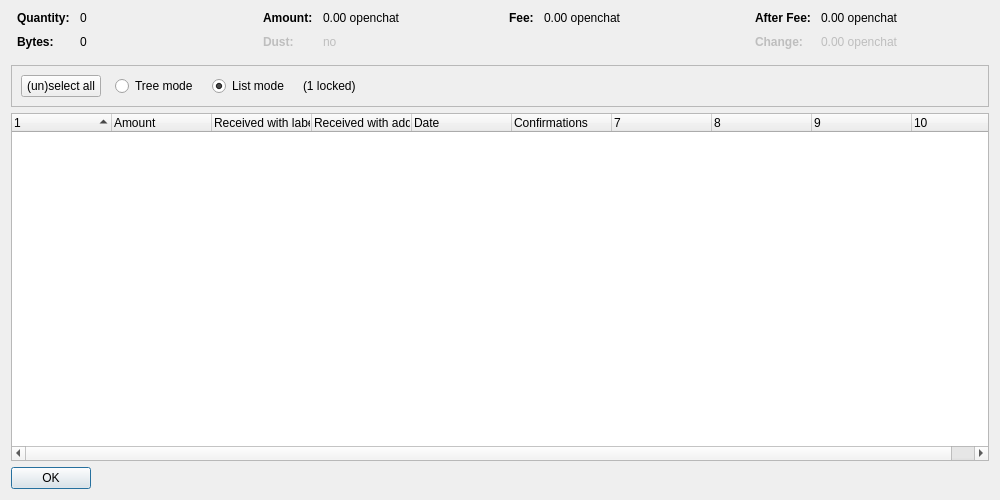
<?xml version="1.0" encoding="UTF-8"?>
<ui version="4.0">
 <class>CoinControlDialog</class>
 <widget class="QDialog" name="CoinControlDialog">
  <property name="geometry">
   <rect>
    <x>0</x>
    <y>0</y>
    <width>1000</width>
    <height>500</height>
   </rect>
  </property>
  <property name="windowTitle">
   <string>Coin Selection</string>
  </property>
  <layout class="QVBoxLayout" name="verticalLayout">
   <item>
    <layout class="QHBoxLayout" name="horizontalLayoutTop" stretch="0,0,0,0">
     <property name="topMargin">
      <number>0</number>
     </property>
     <property name="bottomMargin">
      <number>10</number>
     </property>
     <item>
      <layout class="QFormLayout" name="formLayoutCoinControl1">
       <property name="horizontalSpacing">
        <number>10</number>
       </property>
       <property name="verticalSpacing">
        <number>10</number>
       </property>
       <property name="leftMargin">
        <number>6</number>
       </property>
       <property name="rightMargin">
        <number>6</number>
       </property>
       <item row="0" column="0">
        <widget class="QLabel" name="labelCoinControlQuantityText">
         <property name="font">
          <font>
           <weight>75</weight>
           <bold>true</bold>
          </font>
         </property>
         <property name="text">
          <string>Quantity:</string>
         </property>
        </widget>
       </item>
       <item row="0" column="1">
        <widget class="QLabel" name="labelCoinControlQuantity">
         <property name="cursor">
          <cursorShape>IBeamCursor</cursorShape>
         </property>
         <property name="contextMenuPolicy">
          <enum>Qt::ActionsContextMenu</enum>
         </property>
         <property name="text">
          <string notr="true">0</string>
         </property>
         <property name="textInteractionFlags">
          <set>Qt::LinksAccessibleByMouse|Qt::TextSelectableByKeyboard|Qt::TextSelectableByMouse</set>
         </property>
        </widget>
       </item>
       <item row="1" column="0">
        <widget class="QLabel" name="labelCoinControlBytesText">
         <property name="font">
          <font>
           <weight>75</weight>
           <bold>true</bold>
          </font>
         </property>
         <property name="text">
          <string>Bytes:</string>
         </property>
        </widget>
       </item>
       <item row="1" column="1">
        <widget class="QLabel" name="labelCoinControlBytes">
         <property name="cursor">
          <cursorShape>IBeamCursor</cursorShape>
         </property>
         <property name="contextMenuPolicy">
          <enum>Qt::ActionsContextMenu</enum>
         </property>
         <property name="text">
          <string notr="true">0</string>
         </property>
         <property name="textInteractionFlags">
          <set>Qt::LinksAccessibleByMouse|Qt::TextSelectableByKeyboard|Qt::TextSelectableByMouse</set>
         </property>
        </widget>
       </item>
      </layout>
     </item>
     <item>
      <layout class="QFormLayout" name="formLayoutCoinControl2">
       <property name="horizontalSpacing">
        <number>10</number>
       </property>
       <property name="verticalSpacing">
        <number>10</number>
       </property>
       <property name="leftMargin">
        <number>6</number>
       </property>
       <property name="rightMargin">
        <number>6</number>
       </property>
       <item row="0" column="0">
        <widget class="QLabel" name="labelCoinControlAmountText">
         <property name="font">
          <font>
           <weight>75</weight>
           <bold>true</bold>
          </font>
         </property>
         <property name="text">
          <string>Amount:</string>
         </property>
        </widget>
       </item>
       <item row="0" column="1">
        <widget class="QLabel" name="labelCoinControlAmount">
         <property name="cursor">
          <cursorShape>IBeamCursor</cursorShape>
         </property>
         <property name="contextMenuPolicy">
          <enum>Qt::ActionsContextMenu</enum>
         </property>
         <property name="text">
          <string notr="true">0.00 openchat</string>
         </property>
         <property name="textInteractionFlags">
          <set>Qt::LinksAccessibleByMouse|Qt::TextSelectableByKeyboard|Qt::TextSelectableByMouse</set>
         </property>
        </widget>
       </item>
       <item row="1" column="0">
        <widget class="QLabel" name="labelCoinControlLowOutputText">
         <property name="enabled">
          <bool>false</bool>
         </property>
         <property name="font">
          <font>
           <weight>75</weight>
           <bold>true</bold>
          </font>
         </property>
         <property name="text">
          <string>Dust:</string>
         </property>
        </widget>
       </item>
       <item row="1" column="1">
        <widget class="QLabel" name="labelCoinControlLowOutput">
         <property name="enabled">
          <bool>false</bool>
         </property>
         <property name="cursor">
          <cursorShape>IBeamCursor</cursorShape>
         </property>
         <property name="contextMenuPolicy">
          <enum>Qt::ActionsContextMenu</enum>
         </property>
         <property name="text">
          <string notr="true">no</string>
         </property>
         <property name="textInteractionFlags">
          <set>Qt::LinksAccessibleByMouse|Qt::TextSelectableByKeyboard|Qt::TextSelectableByMouse</set>
         </property>
        </widget>
       </item>
      </layout>
     </item>
     <item>
      <layout class="QFormLayout" name="formLayoutCoinControl3">
       <property name="horizontalSpacing">
        <number>10</number>
       </property>
       <property name="verticalSpacing">
        <number>10</number>
       </property>
       <property name="leftMargin">
        <number>6</number>
       </property>
       <property name="rightMargin">
        <number>6</number>
       </property>
       <item row="0" column="0">
        <widget class="QLabel" name="labelCoinControlFeeText">
         <property name="font">
          <font>
           <weight>75</weight>
           <bold>true</bold>
          </font>
         </property>
         <property name="text">
          <string>Fee:</string>
         </property>
        </widget>
       </item>
       <item row="0" column="1">
        <widget class="QLabel" name="labelCoinControlFee">
         <property name="cursor">
          <cursorShape>IBeamCursor</cursorShape>
         </property>
         <property name="contextMenuPolicy">
          <enum>Qt::ActionsContextMenu</enum>
         </property>
         <property name="text">
          <string notr="true">0.00 openchat</string>
         </property>
         <property name="textInteractionFlags">
          <set>Qt::LinksAccessibleByMouse|Qt::TextSelectableByKeyboard|Qt::TextSelectableByMouse</set>
         </property>
        </widget>
       </item>
      </layout>
     </item>
     <item>
      <layout class="QFormLayout" name="formLayoutCoinControl4">
       <property name="horizontalSpacing">
        <number>10</number>
       </property>
       <property name="verticalSpacing">
        <number>10</number>
       </property>
       <property name="leftMargin">
        <number>6</number>
       </property>
       <property name="rightMargin">
        <number>6</number>
       </property>
       <item row="0" column="0">
        <widget class="QLabel" name="labelCoinControlAfterFeeText">
         <property name="font">
          <font>
           <weight>75</weight>
           <bold>true</bold>
          </font>
         </property>
         <property name="text">
          <string>After Fee:</string>
         </property>
        </widget>
       </item>
       <item row="0" column="1">
        <widget class="QLabel" name="labelCoinControlAfterFee">
         <property name="cursor">
          <cursorShape>IBeamCursor</cursorShape>
         </property>
         <property name="contextMenuPolicy">
          <enum>Qt::ActionsContextMenu</enum>
         </property>
         <property name="text">
          <string notr="true">0.00 openchat</string>
         </property>
         <property name="textInteractionFlags">
          <set>Qt::LinksAccessibleByMouse|Qt::TextSelectableByKeyboard|Qt::TextSelectableByMouse</set>
         </property>
        </widget>
       </item>
       <item row="1" column="0">
        <widget class="QLabel" name="labelCoinControlChangeText">
         <property name="enabled">
          <bool>false</bool>
         </property>
         <property name="font">
          <font>
           <weight>75</weight>
           <bold>true</bold>
          </font>
         </property>
         <property name="text">
          <string>Change:</string>
         </property>
        </widget>
       </item>
       <item row="1" column="1">
        <widget class="QLabel" name="labelCoinControlChange">
         <property name="enabled">
          <bool>false</bool>
         </property>
         <property name="cursor">
          <cursorShape>IBeamCursor</cursorShape>
         </property>
         <property name="contextMenuPolicy">
          <enum>Qt::ActionsContextMenu</enum>
         </property>
         <property name="text">
          <string notr="true">0.00 openchat</string>
         </property>
         <property name="textInteractionFlags">
          <set>Qt::LinksAccessibleByMouse|Qt::TextSelectableByKeyboard|Qt::TextSelectableByMouse</set>
         </property>
        </widget>
       </item>
      </layout>
     </item>
    </layout>
   </item>
   <item>
    <widget class="QFrame" name="frame">
     <property name="minimumSize">
      <size>
       <width>0</width>
       <height>40</height>
      </size>
     </property>
     <property name="frameShape">
      <enum>QFrame::StyledPanel</enum>
     </property>
     <property name="frameShadow">
      <enum>QFrame::Sunken</enum>
     </property>
     <layout class="QHBoxLayout" name="horizontalLayout">
      <item>
       <layout class="QHBoxLayout" name="horizontalLayoutPanel" stretch="0,0,0,0,0">
        <property name="spacing">
         <number>14</number>
        </property>
        <item>
         <widget class="QPushButton" name="pushButtonSelectAll">
          <property name="sizePolicy">
           <sizepolicy hsizetype="Maximum" vsizetype="Fixed">
            <horstretch>0</horstretch>
            <verstretch>0</verstretch>
           </sizepolicy>
          </property>
          <property name="text">
           <string>(un)select all</string>
          </property>
          <property name="autoDefault">
           <bool>false</bool>
          </property>
         </widget>
        </item>
        <item>
         <widget class="QRadioButton" name="radioTreeMode">
          <property name="sizePolicy">
           <sizepolicy hsizetype="Maximum" vsizetype="Fixed">
            <horstretch>0</horstretch>
            <verstretch>0</verstretch>
           </sizepolicy>
          </property>
          <property name="text">
           <string>Tree mode</string>
          </property>
         </widget>
        </item>
        <item>
         <widget class="QRadioButton" name="radioListMode">
          <property name="sizePolicy">
           <sizepolicy hsizetype="Maximum" vsizetype="Fixed">
            <horstretch>0</horstretch>
            <verstretch>0</verstretch>
           </sizepolicy>
          </property>
          <property name="text">
           <string>List mode</string>
          </property>
          <property name="checked">
           <bool>true</bool>
          </property>
         </widget>
        </item>
        <item>
         <widget class="QLabel" name="labelLocked">
          <property name="text">
           <string notr="true">(1 locked)</string>
          </property>
         </widget>
        </item>
        <item>
         <spacer name="horizontalSpacer">
          <property name="orientation">
           <enum>Qt::Horizontal</enum>
          </property>
          <property name="sizeHint" stdset="0">
           <size>
            <width>40</width>
            <height>20</height>
           </size>
          </property>
         </spacer>
        </item>
       </layout>
      </item>
     </layout>
    </widget>
   </item>
   <item>
    <widget class="CoinControlTreeWidget" name="treeWidget">
     <property name="contextMenuPolicy">
      <enum>Qt::CustomContextMenu</enum>
     </property>
     <property name="sortingEnabled">
      <bool>false</bool>
     </property>
     <property name="columnCount">
      <number>10</number>
     </property>
     <attribute name="headerShowSortIndicator" stdset="0">
      <bool>true</bool>
     </attribute>
     <attribute name="headerStretchLastSection">
      <bool>false</bool>
     </attribute>
     <column>
      <property name="text">
       <string/>
      </property>
     </column>
     <column>
      <property name="text">
       <string>Amount</string>
      </property>
     </column>
     <column>
      <property name="text">
       <string>Received with label</string>
      </property>
     </column>
     <column>
      <property name="text">
       <string>Received with address</string>
      </property>
     </column>
     <column>
      <property name="text">
       <string>Date</string>
      </property>
     </column>
     <column>
      <property name="text">
       <string>Confirmations</string>
      </property>
      <property name="toolTip">
       <string>Confirmed</string>
      </property>
     </column>
     <column>
      <property name="text">
       <string/>
      </property>
     </column>
     <column>
      <property name="text">
       <string/>
      </property>
     </column>
     <column>
      <property name="text">
       <string/>
      </property>
     </column>
     <column>
      <property name="text">
       <string/>
      </property>
     </column>
    </widget>
   </item>
   <item>
    <widget class="QDialogButtonBox" name="buttonBox">
     <property name="sizePolicy">
      <sizepolicy hsizetype="Maximum" vsizetype="Fixed">
       <horstretch>0</horstretch>
       <verstretch>0</verstretch>
      </sizepolicy>
     </property>
     <property name="orientation">
      <enum>Qt::Horizontal</enum>
     </property>
     <property name="standardButtons">
      <set>QDialogButtonBox::Ok</set>
     </property>
    </widget>
   </item>
  </layout>
 </widget>
 <customwidgets>
  <customwidget>
   <class>CoinControlTreeWidget</class>
   <extends>QTreeWidget</extends>
   <header>coincontroltreewidget.h</header>
  </customwidget>
 </customwidgets>
 <resources/>
 <connections/>
</ui>
